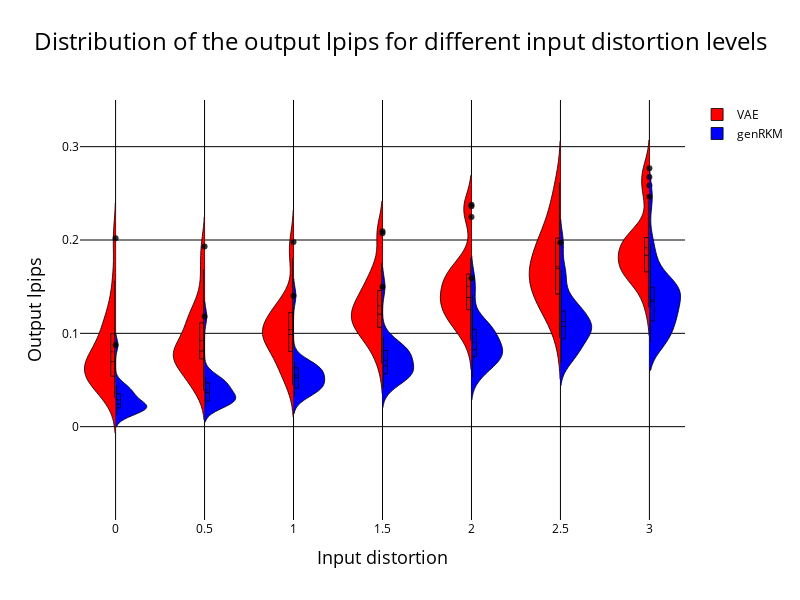

Here is the notebook cell this chart was saved with:
### Code cell
traces = []

for i in range(len(reference_points)):

    # Create a trace for the holiday distribution
    trace1 = go.Violin(
        x=reference_matrix[i],
        y=Lists_close_lpips_VAE_t[i],
        name='VAE' if i == 0 else None,
        side='negative',
        box_visible=True,
        meanline_visible=True,
        #hovertemplate='Holiday<br>Noise Level: %{y.2f} dB(A)',
        #hoverlabel=dict(namelength=0),
        fillcolor='red',
        line=dict(color='rgba(0, 0, 0, 0.8)', width=1) ,
        showlegend=(i == 0) 
    )

    # Create a trace for the normal day distribution
    trace2 = go.Violin(
        x=reference_matrix[i], #to put the two graphs next to each other instead of separately
        y=Lists_close_lpips_genRKM_t[i],
        name='genRKM' if i == 0 else None,
        side='positive',
        box_visible=True,
        meanline_visible=True,
        #hovertemplate='Normal Day<br>Noise Level: %{y.2f} dB(A)',
        #hoverlabel=dict(namelength=0),
        fillcolor='blue',
        line=dict(color='rgba(0, 0, 0, 0.8)', width=1) ,
        showlegend=(i == 0)
    )

    traces.append(trace1)
    traces.append(trace2)

# Create the layout for the plot
layout_fig1 = go.Layout(
    title=dict(
        text='Distribution of the output lpips for different input distortion levels',
        x=0.5,
        xanchor='center',
        font=dict(color="black", size=24)
    ),
    title_font=dict(size=24, color="black"),  
    xaxis=dict(
        {'title': 'Input distortion'}, 
        range = [-0.2, 3.2],
        #ticktext = ["false",'Holiday - Normal day'],
        title_font=dict(color="black", size = 18),
        tickfont=dict(color='black'),
        showticklabels=True, 
        tickvals = reference_points, 
        ticktext = reference_points,
        gridcolor='black'),
    yaxis=dict(
        {'title': 'Output lpips'},
        title_font=dict(color="black", size = 18),
        tickfont=dict(color="black"),
        #showticklabels=False,
        range = [-0.1, 0.35],
        tickvals=[0, 0.1, 0.2, 0.3, 0.4, 0.5, 0.6],
        gridcolor='black',
        zeroline=True,  # Ensure the zeroline is shown
        zerolinecolor='black',  # Set the color of the zeroline to black
        zerolinewidth=1  # Set the width of the zeroline
        ),
    violingap=0,  # Set the gap between violins to 0 for overlapping
    plot_bgcolor='white',  
    paper_bgcolor='white',  
    legend = dict(font=dict(color='black'))
)

layout_fig1.update(width=800, height=600)

# Create the figure and add the traces
fig1 = go.Figure(data=traces, layout=layout_fig1)

# Show the plot
fig1.show()

### Figure 1 — Plotly figure (JSON) as saved in the notebook; plotly's stock layout.template omitted (floating-point values rounded to 4 significant figures)
{"data": [{"box": {"visible": true}, "fillcolor": "red", "line": {"color": "rgba(0, 0, 0, 0.8)", "width": 1}, "meanline": {"visible": true}, "name": "VAE", "showlegend": true, "side": "negative", "type": "violin", "x": [0, 0, 0, 0, 0, 0, 0, 0, 0, 0, 0, 0, 0, 0, 0, 0, 0, 0, 0, 0, 0, 0, 0, 0, 0], "y": [0.1066, 0.08437, 0.07099, 0.03088, 0.07613, 0.06257, 0.07043, 0.05485, 0.2019, 0.0443, 0.06217, 0.04516, 0.1562, 0.1296, 0.0486, 0.09747, 0.06007, 0.08916, 0.1071, 0.06617, 0.05153, 0.1163, 0.04345, 0.06965, 0.0597]}, {"box": {"visible": true}, "fillcolor": "blue", "line": {"color": "rgba(0, 0, 0, 0.8)", "width": 1}, "meanline": {"visible": true}, "name": "genRKM", "showlegend": true, "side": "positive", "type": "violin", "x": [0, 0, 0, 0, 0, 0, 0, 0, 0, 0, 0, 0, 0, 0, 0, 0, 0, 0, 0, 0, 0, 0, 0, 0, 0], "y": [0.04474, 0.02183, 0.02032, 0.01246, 0.02038, 0.01677, 0.03477, 0.0214, 0.08753, 0.01932, 0.02705, 0.01231, 0.03493, 0.03702, 0.02111, 0.03603, 0.02086, 0.04434, 0.04276, 0.02413, 0.01924, 0.03216, 0.01369, 0.02744, 0.02704]}, {"box": {"visible": true}, "fillcolor": "red", "line": {"color": "rgba(0, 0, 0, 0.8)", "width": 1}, "meanline": {"visible": true}, "showlegend": false, "side": "negative", "type": "violin", "x": [0.5, 0.5, 0.5, 0.5, 0.5, 0.5, 0.5, 0.5, 0.5, 0.5, 0.5, 0.5, 0.5, 0.5, 0.5, 0.5, 0.5, 0.5, 0.5, 0.5, 0.5, 0.5, 0.5, 0.5, 0.5], "y": [0.1082, 0.08105, 0.07153, 0.0611, 0.07403, 0.04873, 0.08859, 0.05053, 0.1931, 0.1015, 0.07399, 0.1049, 0.1684, 0.1231, 0.07307, 0.1216, 0.08234, 0.09777, 0.1202, 0.07383, 0.05218, 0.1412, 0.03868, 0.0785, 0.07687]}, {"box": {"visible": true}, "fillcolor": "blue", "line": {"color": "rgba(0, 0, 0, 0.8)", "width": 1}, "meanline": {"visible": true}, "showlegend": false, "side": "positive", "type": "violin", "x": [0.5, 0.5, 0.5, 0.5, 0.5, 0.5, 0.5, 0.5, 0.5, 0.5, 0.5, 0.5, 0.5, 0.5, 0.5, 0.5, 0.5, 0.5, 0.5, 0.5, 0.5, 0.5, 0.5, 0.5, 0.5], "y": [0.05325, 0.03185, 0.02762, 0.02149, 0.02446, 0.0282, 0.04138, 0.03155, 0.1179, 0.02661, 0.03784, 0.02667, 0.04698, 0.04905, 0.02854, 0.04575, 0.02963, 0.05079, 0.05203, 0.03929, 0.026, 0.04716, 0.02549, 0.0382, 0.0365]}, {"box": {"visible": true}, "fillcolor": "red", "line": {"color": "rgba(0, 0, 0, 0.8)", "width": 1}, "meanline": {"visible": true}, "showlegend": false, "side": "negative", "type": "violin", "x": [1, 1, 1, 1, 1, 1, 1, 1, 1, 1, 1, 1, 1, 1, 1, 1, 1, 1, 1, 1, 1, 1, 1, 1, 1], "y": [0.1293, 0.1076, 0.09705, 0.1085, 0.0703, 0.05603, 0.09757, 0.09344, 0.1978, 0.1053, 0.06995, 0.04472, 0.1809, 0.1214, 0.094, 0.1304, 0.08081, 0.1015, 0.1243, 0.07985, 0.1356, 0.1137, 0.05922, 0.09682, 0.09876]}, {"box": {"visible": true}, "fillcolor": "blue", "line": {"color": "rgba(0, 0, 0, 0.8)", "width": 1}, "meanline": {"visible": true}, "showlegend": false, "side": "positive", "type": "violin", "x": [1, 1, 1, 1, 1, 1, 1, 1, 1, 1, 1, 1, 1, 1, 1, 1, 1, 1, 1, 1, 1, 1, 1, 1, 1], "y": [0.06471, 0.04515, 0.0413, 0.03762, 0.03196, 0.05248, 0.05324, 0.04681, 0.1403, 0.04131, 0.05389, 0.06054, 0.0636, 0.06906, 0.04163, 0.05827, 0.03932, 0.06291, 0.06233, 0.0635, 0.03584, 0.06906, 0.04103, 0.05008, 0.05097]}, {"box": {"visible": true}, "fillcolor": "red", "line": {"color": "rgba(0, 0, 0, 0.8)", "width": 1}, "meanline": {"visible": true}, "showlegend": false, "side": "negative", "type": "violin", "x": [1.5, 1.5, 1.5, 1.5, 1.5, 1.5, 1.5, 1.5, 1.5, 1.5, 1.5, 1.5, 1.5, 1.5, 1.5, 1.5, 1.5, 1.5, 1.5, 1.5, 1.5, 1.5, 1.5, 1.5, 1.5], "y": [0.1426, 0.1161, 0.1273, 0.06771, 0.09214, 0.133, 0.08373, 0.1013, 0.2093, 0.1163, 0.09692, 0.136, 0.2072, 0.1556, 0.1141, 0.1571, 0.1013, 0.1423, 0.1343, 0.1643, 0.1165, 0.1752, 0.1082, 0.1206, 0.1175]}, {"box": {"visible": true}, "fillcolor": "blue", "line": {"color": "rgba(0, 0, 0, 0.8)", "width": 1}, "meanline": {"visible": true}, "showlegend": false, "side": "positive", "type": "violin", "x": [1.5, 1.5, 1.5, 1.5, 1.5, 1.5, 1.5, 1.5, 1.5, 1.5, 1.5, 1.5, 1.5, 1.5, 1.5, 1.5, 1.5, 1.5, 1.5, 1.5, 1.5, 1.5, 1.5, 1.5, 1.5], "y": [0.07742, 0.0651, 0.05376, 0.05333, 0.04095, 0.07526, 0.06453, 0.06416, 0.15, 0.0527, 0.0735, 0.08154, 0.08624, 0.08683, 0.058, 0.07538, 0.04918, 0.08161, 0.07644, 0.09589, 0.0502, 0.08836, 0.05759, 0.06252, 0.06039]}, {"box": {"visible": true}, "fillcolor": "red", "line": {"color": "rgba(0, 0, 0, 0.8)", "width": 1}, "meanline": {"visible": true}, "showlegend": false, "side": "negative", "type": "violin", "x": [2, 2, 2, 2, 2, 2, 2, 2, 2, 2, 2, 2, 2, 2, 2, 2, 2, 2, 2, 2, 2, 2, 2, 2, 2], "y": [0.1357, 0.1498, 0.1805, 0.1605, 0.109, 0.1662, 0.09243, 0.1206, 0.2248, 0.1075, 0.157, 0.1155, 0.236, 0.1358, 0.1138, 0.1739, 0.1334, 0.1299, 0.1269, 0.1381, 0.1535, 0.2376, 0.1593, 0.1625, 0.1383]}, {"box": {"visible": true}, "fillcolor": "blue", "line": {"color": "rgba(0, 0, 0, 0.8)", "width": 1}, "meanline": {"visible": true}, "showlegend": false, "side": "positive", "type": "violin", "x": [2, 2, 2, 2, 2, 2, 2, 2, 2, 2, 2, 2, 2, 2, 2, 2, 2, 2, 2, 2, 2, 2, 2, 2, 2], "y": [0.0929, 0.08255, 0.07255, 0.07657, 0.05278, 0.09254, 0.07847, 0.08189, 0.1589, 0.06343, 0.09726, 0.111, 0.1122, 0.1045, 0.07584, 0.09811, 0.06109, 0.1042, 0.08977, 0.1412, 0.06561, 0.1111, 0.07959, 0.08026, 0.06956]}, {"box": {"visible": true}, "fillcolor": "red", "line": {"color": "rgba(0, 0, 0, 0.8)", "width": 1}, "meanline": {"visible": true}, "showlegend": false, "side": "negative", "type": "violin", "x": [2.5, 2.5, 2.5, 2.5, 2.5, 2.5, 2.5, 2.5, 2.5, 2.5, 2.5, 2.5, 2.5, 2.5, 2.5, 2.5, 2.5, 2.5, 2.5, 2.5, 2.5, 2.5, 2.5, 2.5, 2.5], "y": [0.1475, 0.1521, 0.1944, 0.09536, 0.1385, 0.2047, 0.1372, 0.177, 0.2615, 0.1212, 0.1697, 0.2048, 0.2353, 0.2099, 0.1217, 0.1808, 0.1625, 0.1592, 0.1649, 0.2011, 0.1432, 0.2377, 0.1304, 0.1726, 0.1768]}, {"box": {"visible": true}, "fillcolor": "blue", "line": {"color": "rgba(0, 0, 0, 0.8)", "width": 1}, "meanline": {"visible": true}, "showlegend": false, "side": "positive", "type": "violin", "x": [2.5, 2.5, 2.5, 2.5, 2.5, 2.5, 2.5, 2.5, 2.5, 2.5, 2.5, 2.5, 2.5, 2.5, 2.5, 2.5, 2.5, 2.5, 2.5, 2.5, 2.5, 2.5, 2.5, 2.5, 2.5], "y": [0.1074, 0.1012, 0.09501, 0.1094, 0.06854, 0.1136, 0.09158, 0.1069, 0.1678, 0.07749, 0.1236, 0.1584, 0.1374, 0.1244, 0.0996, 0.1222, 0.07632, 0.124, 0.1057, 0.1973, 0.08185, 0.1336, 0.11, 0.09877, 0.08296]}, {"box": {"visible": true}, "fillcolor": "red", "line": {"color": "rgba(0, 0, 0, 0.8)", "width": 1}, "meanline": {"visible": true}, "showlegend": false, "side": "negative", "type": "violin", "x": [3, 3, 3, 3, 3, 3, 3, 3, 3, 3, 3, 3, 3, 3, 3, 3, 3, 3, 3, 3, 3, 3, 3, 3, 3], "y": [0.1967, 0.2003, 0.2008, 0.1717, 0.1555, 0.1959, 0.1615, 0.1731, 0.2583, 0.1455, 0.2081, 0.2091, 0.2769, 0.2674, 0.1278, 0.1969, 0.1898, 0.1836, 0.1649, 0.18, 0.1661, 0.2424, 0.1622, 0.1748, 0.1819]}, {"box": {"visible": true}, "fillcolor": "blue", "line": {"color": "rgba(0, 0, 0, 0.8)", "width": 1}, "meanline": {"visible": true}, "showlegend": false, "side": "positive", "type": "violin", "x": [3, 3, 3, 3, 3, 3, 3, 3, 3, 3, 3, 3, 3, 3, 3, 3, 3, 3, 3, 3, 3, 3, 3, 3, 3], "y": [0.1249, 0.1177, 0.1204, 0.1489, 0.09107, 0.145, 0.1083, 0.1343, 0.1782, 0.09191, 0.1479, 0.1953, 0.1647, 0.1444, 0.1214, 0.1465, 0.09014, 0.1524, 0.1249, 0.2462, 0.1015, 0.1506, 0.1429, 0.1149, 0.09617]}], "layout": {"height": 600, "legend": {"font": {"color": "black"}}, "paper_bgcolor": "white", "plot_bgcolor": "white", "title": {"font": {"color": "black", "size": 24}, "text": "Distribution of the output lpips for different input distortion levels", "x": 0.5, "xanchor": "center"}, "violingap": 0, "width": 800, "xaxis": {"gridcolor": "black", "range": [-0.2, 3.2], "showticklabels": true, "tickfont": {"color": "black"}, "ticktext": [0, 0.5, 1, 1.5, 2, 2.5, 3], "tickvals": [0, 0.5, 1, 1.5, 2, 2.5, 3], "title": {"font": {"color": "black", "size": 18}, "text": "Input distortion"}}, "yaxis": {"gridcolor": "black", "range": [-0.1, 0.35], "tickfont": {"color": "black"}, "tickvals": [0, 0.1, 0.2, 0.3, 0.4, 0.5, 0.6], "title": {"font": {"color": "black", "size": 18}, "text": "Output lpips"}, "zeroline": true, "zerolinecolor": "black", "zerolinewidth": 1}}}
